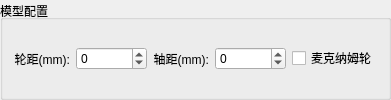
          <widget class="QGroupBox" name="groupBox_15">
           <property name="title">
            <string>模型配置</string>
           </property>
           <property name="alignment">
            <set>Qt::AlignLeading|Qt::AlignLeft|Qt::AlignVCenter</set>
           </property>
           <layout class="QHBoxLayout" name="horizontalLayout_25">
            <item>
             <layout class="QHBoxLayout" name="horizontalLayout_8">
              <item>
               <widget class="QLabel" name="label_41">
                <property name="sizePolicy">
                 <sizepolicy hsizetype="Preferred" vsizetype="Preferred">
                  <horstretch>0</horstretch>
                  <verstretch>0</verstretch>
                 </sizepolicy>
                </property>
                <property name="text">
                 <string>轮距(mm):</string>
                </property>
                <property name="alignment">
                 <set>Qt::AlignRight|Qt::AlignTrailing|Qt::AlignVCenter</set>
                </property>
               </widget>
              </item>
              <item>
               <widget class="QSpinBox" name="spinBox_wheel_width">
                <property name="minimum">
                 <number>-1000000000</number>
                </property>
                <property name="maximum">
                 <number>1000000000</number>
                </property>
               </widget>
              </item>
             </layout>
            </item>
            <item>
             <layout class="QHBoxLayout" name="horizontalLayout_10">
              <item>
               <widget class="QLabel" name="label_54">
                <property name="sizePolicy">
                 <sizepolicy hsizetype="Preferred" vsizetype="Preferred">
                  <horstretch>0</horstretch>
                  <verstretch>0</verstretch>
                 </sizepolicy>
                </property>
                <property name="text">
                 <string>轴距(mm):</string>
                </property>
                <property name="alignment">
                 <set>Qt::AlignRight|Qt::AlignTrailing|Qt::AlignVCenter</set>
                </property>
               </widget>
              </item>
              <item>
               <widget class="QSpinBox" name="spinBox_track_width">
                <property name="minimum">
                 <number>-1000000000</number>
                </property>
                <property name="maximum">
                 <number>1000000000</number>
                </property>
               </widget>
              </item>
             </layout>
            </item>
            <item>
             <widget class="QCheckBox" name="checkBox_is_mecanum_wheel">
              <property name="sizePolicy">
               <sizepolicy hsizetype="Maximum" vsizetype="Fixed">
                <horstretch>0</horstretch>
                <verstretch>0</verstretch>
               </sizepolicy>
              </property>
              <property name="text">
               <string>麦克纳姆轮</string>
              </property>
             </widget>
            </item>
           </layout>
          </widget>
